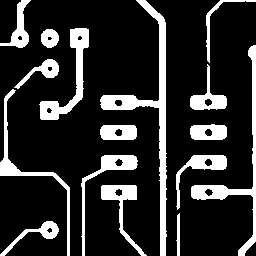
#> input picture ch07/circuit.bmp, 256 x 256 px
$ python morphology.py
#> lines starting #> are read from the running program, lines starting #| are printed output that depends on the picture; after the words box and inside, x2 and y2 are one past the last pixel; in counts of white or black regions, pixels touching at a corner belong together
import sys
import numpy as np
import cv2


src = cv2.imread('circuit.bmp', cv2.IMREAD_GRAYSCALE)
#> src: shape (256, 256); 18.2% white; 16 white regions, largest, box (x1, y1, x2, y2) and area: (100, 0, 167, 256) 2418, (191, 45, 256, 256) 1500, (39, 28, 89, 120) 1219

if src is None:
    print('Image load failed!')
    sys.exit()

se = cv2.getStructuringElement(cv2.MORPH_RECT, (3, 3))
dst1 = cv2.erode(src, se)
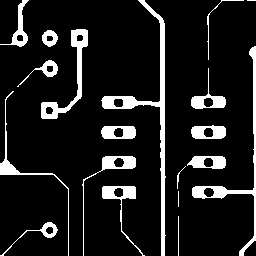
#> dst1: shape (256, 256); 11.6% white; 19 white regions (2 under 20 px), largest, box (x1, y1, x2, y2) and area: (101, 0, 166, 256) 1665, (192, 46, 256, 256) 1051, (41, 29, 88, 119) 866

dst2 = cv2.dilate(src, None)
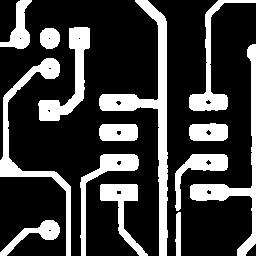
#> dst2: shape (256, 256); 24.7% white; 14 white regions, largest, box (x1, y1, x2, y2) and area: (99, 0, 168, 256) 3169, (0, 58, 71, 256) 2010, (190, 44, 256, 256) 1941

cv2.imshow('src', src)
cv2.imshow('dst1', dst1)
cv2.imshow('dst2', dst2)
cv2.waitKey()
cv2.destroyAllWindows()

$ run again, with ch07/keyboard.bmp copied over ch07/circuit.bmp
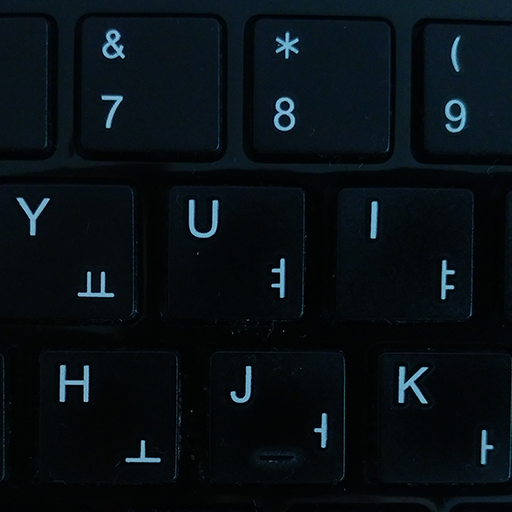
#> input picture ch07/keyboard.bmp, 512 x 512 px
#> `dst1 = cv2.erode(src, se)`:
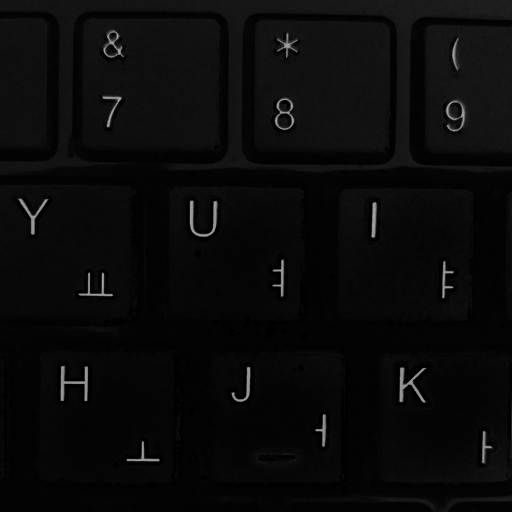
#> dst1: shape (512, 512); min 0, max 166, mean 10
#> `dst2 = cv2.dilate(src, None)`:
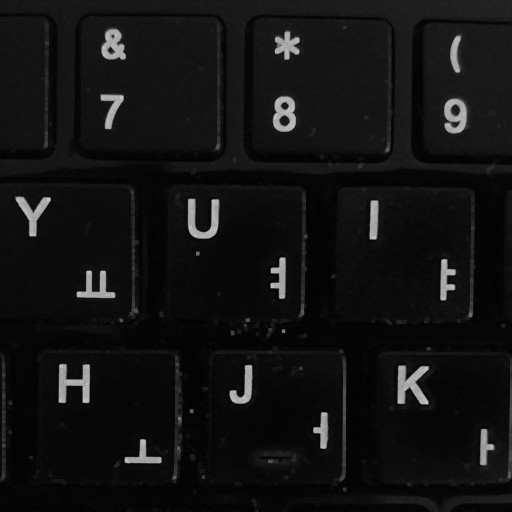
#> dst2: shape (512, 512); min 2, max 196, mean 18
